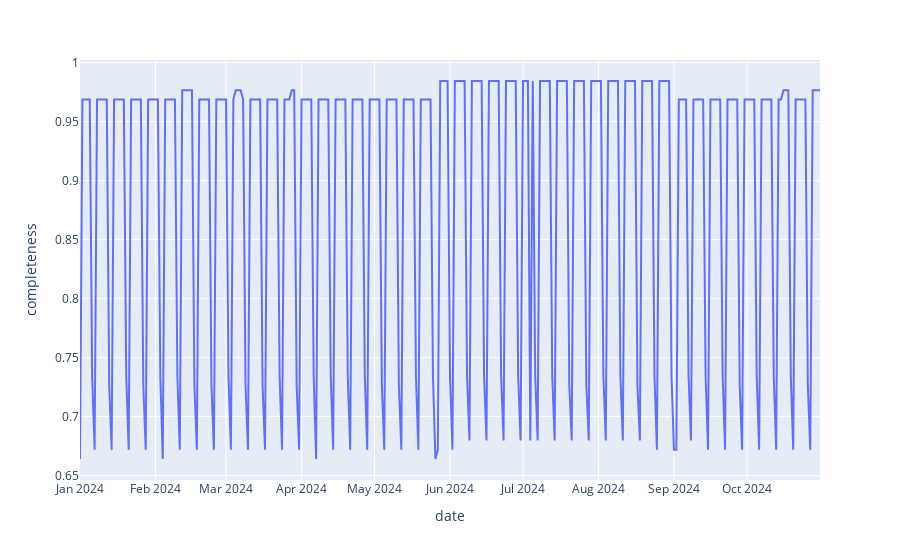

Notebook code cell kept with this figure:
### Code cell
plot_data = bus_rides.groupby('date')['route'].nunique().rename('completeness') / bus_rides['route'].nunique()
px.line(plot_data.reset_index(), x='date', y='completeness')
# Three things mess with the panel:
#  - some routes operate every day and some only on weekdays
#  - a small number of routes are added/removed from service over time
#  - the panel never records 0 ridership days so those migth be implied

### Figure 1 — Plotly figure (JSON) as saved in the notebook; plotly's stock layout.template omitted (floating-point values rounded to 4 significant figures; data arrays with more than 128 entries replaced by an {"elided": "..."} marker saying what was removed)
{"data": [{"hovertemplate": "date=%{x}<br>completeness=%{y}<extra></extra>", "legendgroup": "", "line": {"color": "#636efa", "dash": "solid"}, "marker": {"symbol": "circle"}, "mode": "lines", "name": "", "orientation": "v", "showlegend": false, "type": "scatter", "x": {"elided": "305 str values"}, "xaxis": "x", "y": {"elided": "305 float values"}, "yaxis": "y"}], "layout": {"legend": {"tracegroupgap": 0}, "margin": {"t": 60}, "xaxis": {"anchor": "y", "domain": [0, 1], "title": {"text": "date"}}, "yaxis": {"anchor": "x", "domain": [0, 1], "title": {"text": "completeness"}}}}
